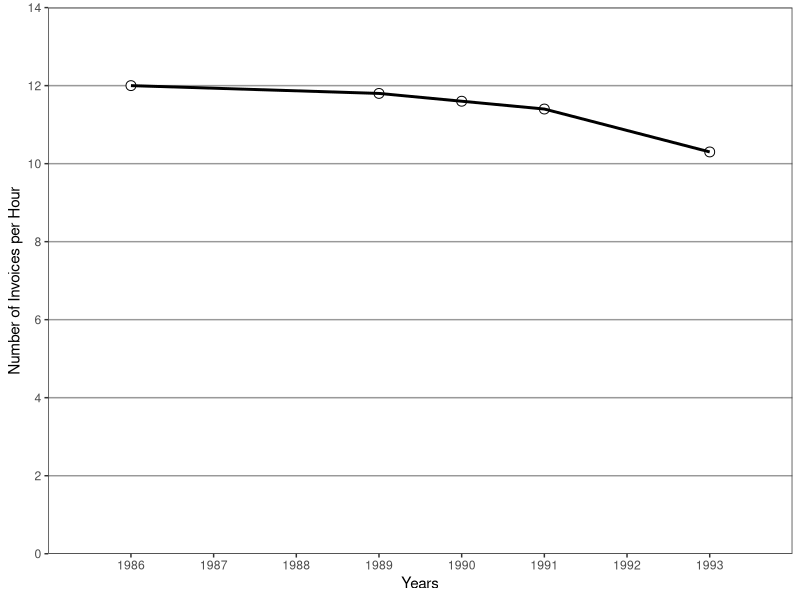

R code for this plot: (Note: this script raises an error after producing the figure.)
## This code is reprodcued verbatim from from http://shinyapps.stat.ubc.ca/r-graph-catalog/
library(ggplot2)
library(gridExtra)

this_base <- "fig07-27_invoice-data-filling-the-scale-line-rectangle"

my_data <- data.frame(invoices = c(1986, 1989, 1990, 1991, 1993), 
                      year = c(12, 11.8, 11.6, 11.4, 10.3))

p <- ggplot(my_data, aes(x = invoices, y = year)) +
  geom_point(shape = 21, size = 3, fill = "white")  +
  geom_line(size = 1) + 
  scale_x_continuous(breaks = seq(1986, 1993, 1), limits = c(1985, 1994), 
                     expand = c(0, 0)) +
  scale_y_continuous(breaks = seq(0, 14, 2), limits = c(0, 14), 
                     expand = c(0, 0)) +
  ylab("Number of Invoices per Hour") + xlab("Years")+
  # ggtitle("Substantial Drop\nIn Invoices Processed per Hour") +
  theme_bw() +
  theme(panel.grid.major.y = element_line(colour = "grey60"),
        panel.grid.major.x = element_blank(),
        panel.grid.minor = element_blank(),
        panel.background =element_blank() ,
        plot.title = element_text(size = rel(0.9)))

p <- 
  arrangeGrob(p, main = textGrob(
    "Fig 7.27 Invoice Data: \n Filling the Scale-Line Rectangle",
    gp = gpar(lineheight = 1, fontface = "bold")))

p

ggsave(paste0("./figures/improvedimage", ".png"), p, width = 6, height = 4)

## note: my_data is estimated
